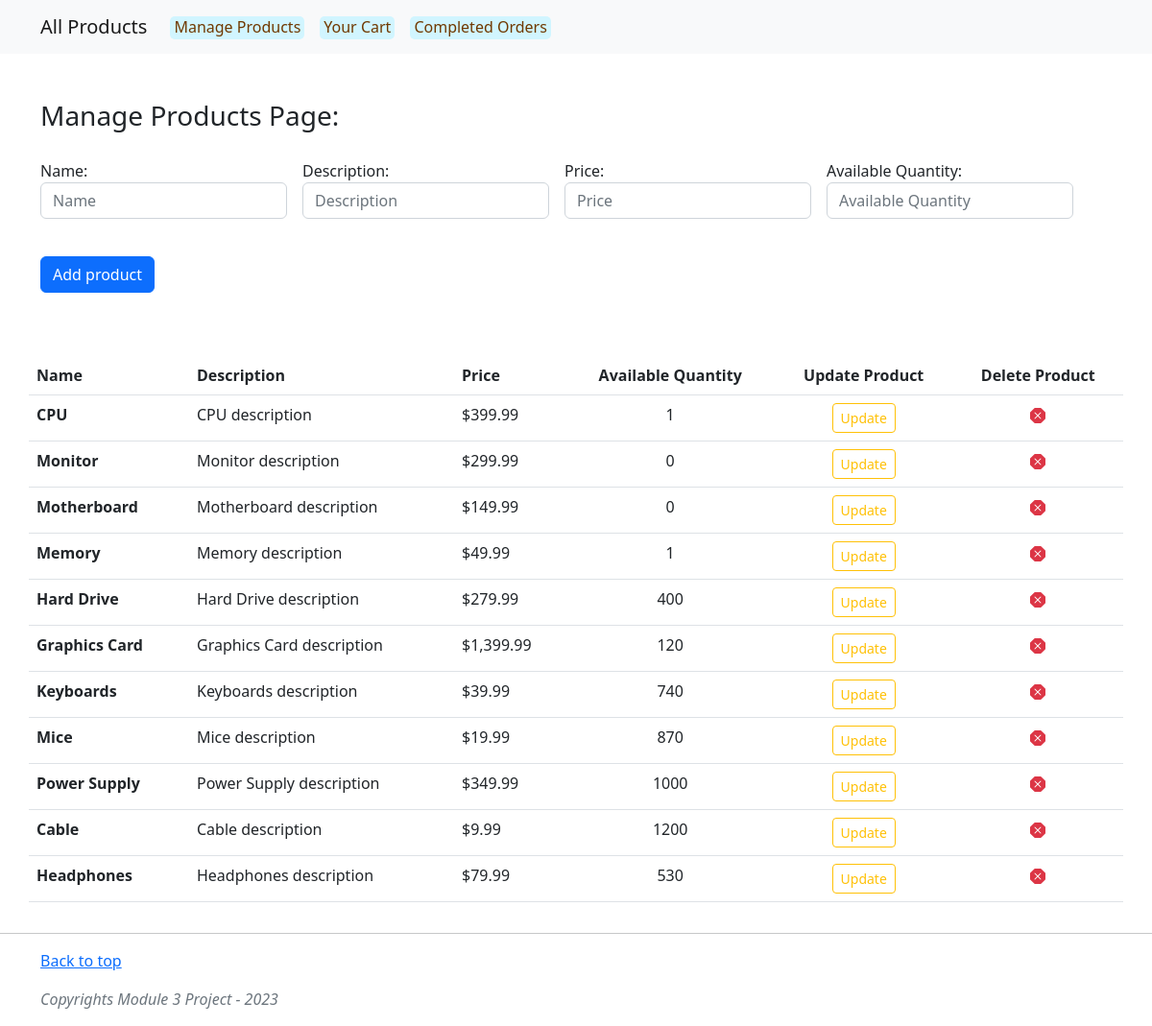
The page / on the database its author committed.
### tables this page shows
CREATE TABLE IF NOT EXISTS products (
    product_id INTEGER NOT NULL AUTO_INCREMENT,
    name VARCHAR(255) NOT NULL,
    description TEXT,
    product_price DECIMAL(10,2) NOT NULL,
    available_quantity INTEGER NOT NULL,
    PRIMARY KEY (product_id)
);

### src/Action/HomeAction.php (called while the page is built, shortened)
<?php
class HomeAction
{
    public function handle(): void
    {
        $productRepository = ProductRepositoryFactory::make();
        $products = $productRepository->findAll();
        require_once __DIR__ . '/../../views/ProductPages/addProductPage.php';
    }
}

### public/index.php (called while the page is built, shortened)
<?php
$action = filter_input(INPUT_GET, 'action');
match ($action) {
    'add-product' => (new AddProductAction())->handle(),
    'catalog' => (new SeeCatalogAction())->handle(),
    'update' => (new UpdateProductAction())->handle(),
    'delete' => (new DeleteProductAction())->handle(),
    'add-to-cart' => (new AddToCartAction())->handle(),
    'cart' => (new SeeCartAction())->handle(),
    'subtract-from-cart' => (new SubtractProductCartQuantity())->handle(),
    'remove-from-cart' => (new RemoveFromCartAction())->handle(),
    'checkout' => (new SeeCheckoutAction())->handle(),
    'complete-order' => (new CompleteOrderAction())->handle(),
    'see-all-orders' => (new SeeAllOrdersAction())->handle(),
    'see-orders-details' => (new SeeOrdersDetailsAction())->handle(),
    default => (new HomeAction())->handle(),
};

### src/Factory/ProductRepositoryFactory.php (called while the page is built, shortened)
<?php
class ProductRepositoryFactory
{
    public static function make(): ProductRepository
    {
        $pdo = require __DIR__ . '/../../config/module3ProjectConn.php';
        return new ProductRepositoryFromPdo($pdo);
    }
}

### src/Repository/ProductRepositoryFromPdo.php (called while the page is built, shortened)
<?php
class ProductRepositoryFromPdo implements ProductRepository
{
    public function findAll(): array
    {
        $stm = $this->pdo->prepare(<<<SQL
            SELECT product_id AS productId, name, description, product_price AS productPrice, available_quantity AS availableQuantity
            FROM products
        SQL);
        $stm->setFetchMode(PDO::FETCH_CLASS|PDO::FETCH_PROPS_LATE, Product::class);
        $stm->execute();
        return $stm->fetchAll();
    }
}

### src/Entity/Product.php (called while the page is built, shortened)
<?php
class Product
{
    private ?int $productId;
    private string $name;
    private ?string $description;
    private float $productPrice;
    private int $availableQuantity;
    public function __construct(
        string $name = '',
        ?string $description = null,
        float $productPrice = 0,
        int $availableQuantity = 0,
    ) {
        $this->productId = null;
        $this->name = $name;
        $this->description = $description;
        $this->productPrice = $productPrice;
        $this->availableQuantity = $availableQuantity;
    }
    public function productId(): ?int
    {
        return $this->productId;
    }
    public function name(): string
    {
        return $this->name;
    }
    public function description(): ?string
    {
        return $this->description;
    }
    public function productPrice(): float
    {
        return $this->productPrice;
    }
    public function availableQuantity(): int
    {
        return $this->availableQuantity;
    }
}

### views/ProductPages/addProductPage.php (the view, shortened to what this page needs)
<?php
    require_once __DIR__ . '/../../views/header.php';
?>
<main class="flex-shrink-0">
    <div class="container">
        <h3 class="mt-5">Manage Products Page: </h3>
        <div style="height:20px"></div>
        <div class="row align-items-start">
            <div class="col">
                <form class="row g-3" action="/index.php?action=add-product" method="post">
                    <div class="col-auto">
                        <label>Name:
                            <input class="form-control" name="name" placeholder="Name" type="text" required/>
                        </label>
                    </div>
                    <div class="col-auto">
                        <label>Description:
                            <input class="form-control" name="description" placeholder="Description" type="text" required/>
                        </label>
                    </div>
                    <div class="col-auto">
                        <label>Price:<br>
                            <input class="form-control" name="productPrice" placeholder="Price" type="number" step="0.01" required/>
                        </label>
                    </div>
                    <div class="col-auto">
                        <label>Available Quantity:<br>
                            <input class="form-control" name="availableQuantity" placeholder="Available Quantity" type="number" inputmode="numeric" required/>
                        </label>
                    </div>
                    <div class="col-auto" style="padding-top:23px">
                        <button type="submit" class="btn btn-primary mb-3">Add product</button>
                    </div>
                </form>
            </div>
            <div style="height:50px"></div>
            <table class="table">
                <thead>
                    <tr>
                        <th scope="col">Name</th>
                        <th scope="col">Description</th>
                        <th scope="col">Price</th>
                        <th scope="col" style="text-align:center">Available Quantity</th>
                        <th scope="col" style="text-align:center">Update Product</th>
                        <th scope="col" style="text-align:center">Delete Product</th>
                    </tr>
                </thead>
                <tbody>
                <?php foreach($products as $product): ?>
                    <tr>
                        <th scope="row"><?=$product->name()?></th>
                        <td><?=$product->description()?><br></td>
                        <td>$<?=number_format($product->productPrice(), 2)?></td>
                        <td style="text-align:center"><?=$product->availableQuantity()?><br></td>
                        <td style="text-align:center">
                            <a href='/index.php?action=update&productId=<?=$product->productId()?>'>
                                <button type="submit" class="btn btn-outline-warning btn-sm">Update</button>
                            </a>
                        </td>
                        <td style="text-align:center">
                            <a href='/index.php?action=delete&productId=<?=$product->productId()?>'>
                            </a>
                        </td>
                    </tr>
                <?php endforeach ?>
                </tbody>
            </table>
        </div>
    </div>
</main>
<?php
require_once __DIR__ . '/../../views/footer.php';
?>

### views/header.php (shortened to what this page needs)
<!doctype html>
<html lang="en">
<head>
    <link href="https://cdn.jsdelivr.net/npm/bootstrap@5.2.2/dist/css/bootstrap.min.css" rel="stylesheet">
</head>
<body>
<nav class="navbar navbar-expand-lg bg-light">
    <div class="container">
        <?='<a class="navbar-brand" href="/index.php?action=catalog">All Products</a>'?>
        <div class="collapse navbar-collapse" id="navbarSupportedContent">
            <ul class="navbar-nav me-auto mb-2 mb-lg-0">
                    <li class="nav-item">
                        <a class="nav-link active" aria-current="page" href="/index.php"><span style="color:#703900; padding:0 4px 2px 4px; background-color:#D1F5FF; border-radius:5px;">Manage Products</span></a>
                    </li>
                    <li class="nav-item">
                        <a class="nav-link active" aria-current="page" href="/index.php?action=cart"><span style="color:#703900; padding:0 4px 2px 4px; background-color:#D1F5FF; border-radius:5px;">Your Cart</span></a>
                    </li>
                    <li class="nav-item">
                        <a class="nav-link active" aria-current="page" href="index.php?action=see-all-orders"><span style="color:#703900; padding:0 4px 2px 4px; background-color:#D1F5FF; border-radius:5px;">Completed Orders</span></a>
                    </li>
            </ul>
        </div>
    </div>
</nav>

### views/footer.php
<hr>
<footer class="text-muted">
    <div class="container">
        <p class="float-right">
            <a href="#">Back to top</a>
        </p>
        <p><i>Copyrights Module 3 Project - 2023</i></p>
    </div>
</footer>
</body>
</html>

### rows shown on the page
products: name "CPU", description "CPU description", product_price "399.99", available_quantity "1"
products: name "Monitor", description "Monitor description", product_price "299.99", available_quantity "0"
products: name "Motherboard", description "Motherboard description", product_price "149.99", available_quantity "0"
products: name "Memory", description "Memory description", product_price "49.99", available_quantity "1"
products: name "Hard Drive", description "Hard Drive description", product_price "279.99", available_quantity "400"
products: name "Graphics Card", description "Graphics Card description", product_price "1,399.99", available_quantity "120"
products: name "Keyboards", description "Keyboards description", product_price "39.99", available_quantity "740"
products: name "Mice", description "Mice description", product_price "19.99", available_quantity "870"
products: name "Power Supply", description "Power Supply description", product_price "349.99", available_quantity "1000"
products: name "Cable", description "Cable description", product_price "9.99", available_quantity "1200"
products: name "Headphones", description "Headphones description", product_price "79.99", available_quantity "530"
